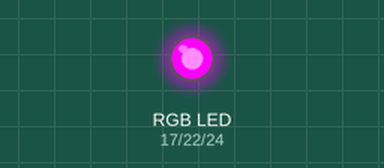
This program was run on a simulated Raspberry Pi (BCM pin numbers). On the bench: an RGB LED mixed from three pins (HIGH = lit). At 0.0 s the program stops and its outputs stay as they are.

Above: at 0.1 s.
Timing chart, 0 to 1.5 s (numbered marks = the images above):
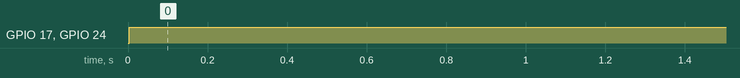

Measured:
- by itself, GPIO 17 (RED_PIN), GPIO 24 (BLUE_PIN): LOW → HIGH at 0.00 s

The program:

magenta.py
```python
#Python Program to set the colours of the RGB strip to solid PURPLE

import pigpio

RED_PIN = 17
GREEN_PIN = 22
BLUE_PIN = 24

pi = pigpio.pi()

#Set GREEN off in case it is on
pi.set_PWM_dutycycle(GREEN_PIN, 0)

#Set BLUE and RED on
pi.set_PWM_dutycycle(RED_PIN, 255)
pi.set_PWM_dutycycle(BLUE_PIN, 255)
```
